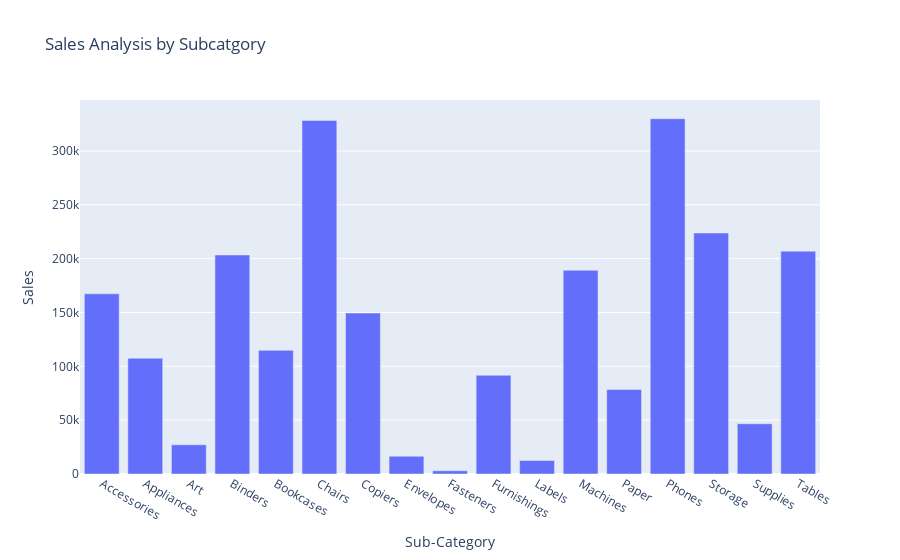

The cell this chart's notebook holds for it:
### Code cell
fig=px.bar(sales_by_subcategory,x='Sub-Category',y='Sales',title='Sales Analysis by Subcatgory')
fig.show()

### Figure 1 — Plotly figure (JSON) as saved in the notebook; plotly's stock layout.template omitted (floating-point values rounded to 4 significant figures)
{"data": [{"alignmentgroup": "True", "hovertemplate": "Sub-Category=%{x}<br>Sales=%{y}<extra></extra>", "legendgroup": "", "marker": {"color": "#636efa", "pattern": {"shape": ""}}, "name": "", "offsetgroup": "", "orientation": "v", "showlegend": false, "textposition": "auto", "type": "bar", "x": ["Accessories", "Appliances", "Art", "Binders", "Bookcases", "Chairs", "Copiers", "Envelopes", "Fasteners", "Furnishings", "Labels", "Machines", "Paper", "Phones", "Storage", "Supplies", "Tables"], "xaxis": "x", "y": [167400.0, 107500.0, 27120.0, 203400.0, 114900.0, 328400.0, 149500.0, 16480.0, 3024.0, 91710.0, 12490.0, 189200.0, 78480.0, 330000.0, 223800.0, 46670.0, 207000.0], "yaxis": "y"}], "layout": {"autosize": true, "barmode": "relative", "legend": {"tracegroupgap": 0}, "title": {"text": "Sales Analysis by Subcatgory"}, "xaxis": {"anchor": "y", "autorange": true, "domain": [0, 1], "range": [-0.5, 16.5], "title": {"text": "Sub-Category"}, "type": "category"}, "yaxis": {"anchor": "x", "autorange": true, "domain": [0, 1], "range": [0, 347400.0], "title": {"text": "Sales"}, "type": "linear"}}}
